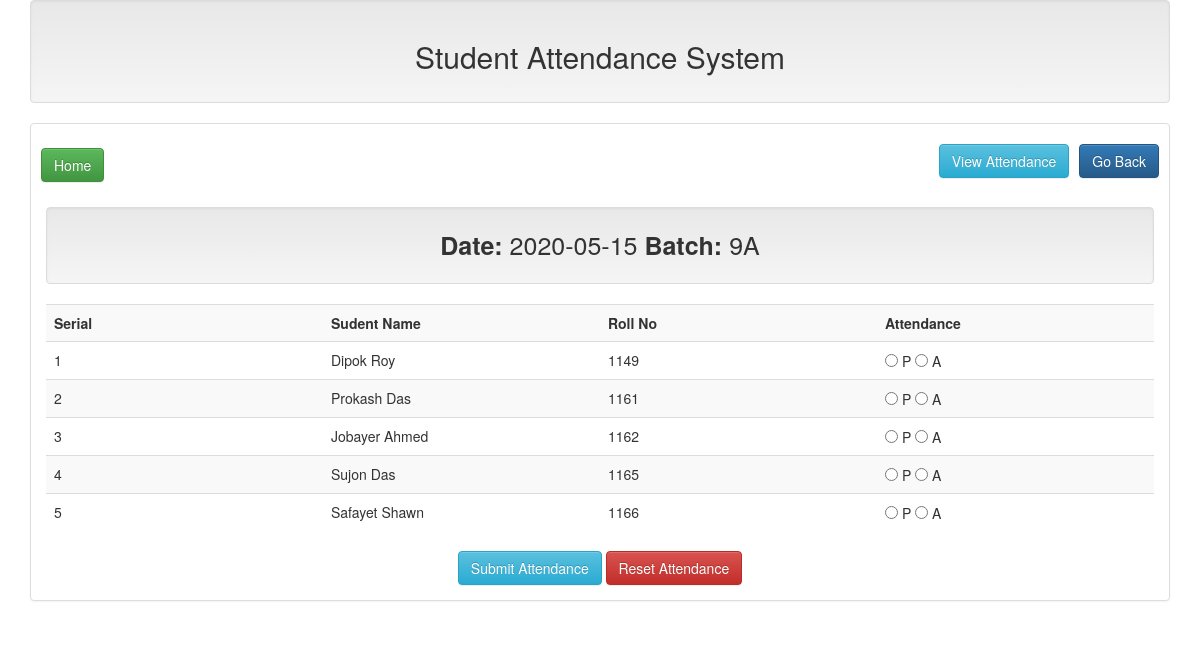
/atn.php?batch=9A, run on the app's committed database.
### tables this page shows
CREATE TABLE `student` (
  `id` int(100) NOT NULL,
  `name` varchar(150) NOT NULL,
  `roll` int(150) NOT NULL,
  `cnt` int(150) NOT NULL,
  `batch` varchar(150) NOT NULL
);

### lib/datbase.php (called while the page is built, shortened)
<?php
class database {
	public $host=DB_HOST;
	public $user=DB_USER;
	public $pass=DB_PASS;
	public $dbname=DB_NAME;
	public $link;
	private function connection(){
		$this->link =new mysqli($this->host, $this->user, $this->pass, $this->dbname);
	}
	public function select($query){
		$result=$this->link->query($query) or die($this->link->error.__LINE__);
		if($result->num_rows >0 ){
			return $result;
		}else{
			return false;
		}
	}
}
?>

### lib/student.php (called while the page is built, shortened)
<?php
include"lib/datbase.php";
?>
<?php
class student{
	private $db;
	public function __construct(){
		$this->db=new database;
	}
	public function getStudent($batch){
		$query="SELECT * FROM student WHERE batch='$batch' order by roll";
		$select=$this->db->select($query);
		return $select;
	}
}
?>

### atn.php (the view, shortened to what this page needs)
<?php
include"inc/header.php";
include"lib/student.php";
?>
<?php
$stu=new student;
$cur_date=date("Y-m-d");
?>
	<div class="panel m-2 panel-default">
		<div class="pane-heading m-3">
			<h2 >
				<a class=" btn btn-success ml"href="index.php">Home</a>
				<a class="btn btn-primary pull-right mr"href="index.php">Go Back</a>
				<a class="btn btn-info pull-right mr"href="attendanceView.php">View Attendance</a>
			</h2>
		</div>
		<div class="panel-body">
			<div class="date well text-center">
				<strong>Date: </strong><?php echo $cur_date; ?><strong> Batch: </strong><?php $batch=$_GET['batch']; echo $batch; ?>
			</div>
			<form action=""method="post">
				<table class="table table-striped">
					<tr>
						<th width="25%">Serial</th>
						<th width="25%">Sudent Name</th>
						<th width="25%">Roll No</th>
						<th width="25%">Attendance</th>
					</tr>
					<?php
						$batch=$_GET['batch'];
					   $get_student=$stu->getStudent($batch);
					   if($get_student){
					   	$i=0;
					   	while($value=$get_student->fetch_assoc()){
					   		$i++;
					?>
					<tr>
						<td><?php echo $i; ?></td>
						<td><?php echo $value['name']; ?></td>
						<td><?php echo $value['roll']; ?></td>
						<td>
							<input type="radio"name="attendace[<?php echo $value['roll']; ?>]"value="present"> P
							<input type="radio"name="attendace[<?php echo $value['roll']; ?>]"value="absent"> A
						</td>
					</tr>
					<?php
						}
					   }
					?>
				</table>
				<div class="text-center">
					<input class="btn  btn-info"type="submit"name="submit"value="Submit Attendance">
					<input class="btn  btn-danger"type="reset"name="reset"value="Reset Attendance">
				</div>
			</form>
		</div>
	</div>
	</div>
</body>
</html>

### inc/header.php (style rules this page uses)
.ml { margin-left: 10px; }
.date { font-size: 25px; }
.mr { margin-right: 10px; }

### data on the page
student: name "Dipok Roy", roll "1149"
student: name "Prokash Das", roll "1161"
student: name "Jobayer Ahmed", roll "1162"
student: name "Sujon Das", roll "1165"
student: name "Safayet Shawn", roll "1166"

### other printed values
$batch "9A"
